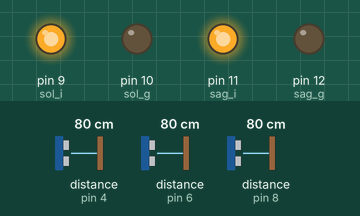
This sketch was run on a simulated Arduino Uno, built with avr-gcc and run on an emulated ATmega328P. On the bench: output pins drawn as LEDs (lit = HIGH). Wiring (inferred from the names in the program): 3 × ultrasonic range finder: trigger pin 3, echo pin 4 / trigger pin 5, echo pin 6 / trigger pin 7, echo pin 8. The inputs (shaded band) are chosen by the test bench; at power-on: distance to the obstacle (sensors on pin 4, pin 8, pin 6) 80 cm. The echo pulse lasts 58.3 µs per cm; pins used as bus, display or sensor lines are not drawn.

Above: at 1.2 s.
1.3 s: distance to the obstacle (sensor on pin 4) set to 26 cm
2.8 s: distance to the obstacle (sensor on pin 4) set to 20 cm
At 3.6 s:
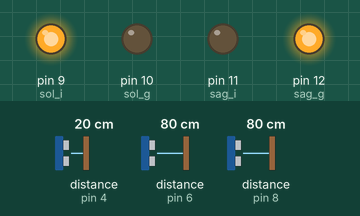
4.3 s: distance to the obstacle (sensor on pin 4) set to 35 cm
At 4.9 s:
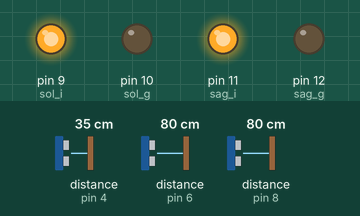
5.8 s: distance to the obstacle (sensor on pin 8) set to 24 cm
7.3 s: distance to the obstacle (sensor on pin 8) set to 20 cm
At 7.7 s:
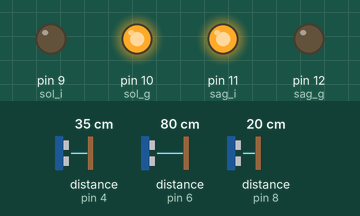
8.8 s: distance to the obstacle (sensor on pin 8) set to 35 cm
At 10.1 s:
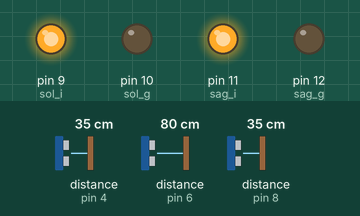
Timing chart, 0 to 11.3 s (numbered marks = the images above; inputs shaded):
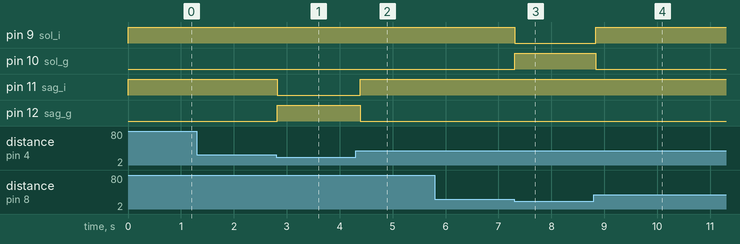

The sketch:

Vacum_Final.ino
```cpp
// Made By Berat Dikmen
const int trigger_pin_sol= 3;
const int echo_pin_sol=4;
const int trigger_pin_sag=7;
const int echo_pin_sag=8;
const int trigger_pin_on=5;
const int echo_pin_on=6;


int sol_motor=0;
int sag_motor=1;

const int sol_i = 9; // motor sürücü pinleri
const int sol_g = 10;
const int sag_i = 11;
const int sag_g = 12;
long sure_sol;
long sure_on;
long sure_sag;

int mesafe_sol; //sensörlerin algıladığı mesafeler
int mesafe_sag;
int mesafe_on;

void sol_mesafe(){
  digitalWrite(trigger_pin_sol, LOW); //sensör pasif hale getirildi
  delayMicroseconds(5);
  digitalWrite(trigger_pin_sol, HIGH); //Sensore ses dalgasının üretmesi için emir verildi
  delayMicroseconds(10);
  digitalWrite(trigger_pin_sol, LOW); //Yeni dalgaların üretilmemesi için trig pini LOW konumuna getirildi
  sure_sol=pulseIn(echo_pin_sol,HIGH);
  mesafe_sol=sure_sol/29.1/2;
}
void sag_mesafe(){
  digitalWrite(trigger_pin_sag, LOW); //sensör pasif hale getirildi
  delayMicroseconds(5);
  digitalWrite(trigger_pin_sag, HIGH); //Sensore ses dalgasının üretmesi için emir verildi
  delayMicroseconds(10);
  digitalWrite(trigger_pin_sag, LOW); //Yeni dalgaların üretilmemesi için trig pini LOW konumuna getirildi
  sure_sag=pulseIn(echo_pin_sag,HIGH);
  mesafe_sag=sure_sag/29.1/2;
}
void on_mesafe(){
  digitalWrite(trigger_pin_on, LOW); //sensör pasif hale getirildi
  delayMicroseconds(5);
  digitalWrite(trigger_pin_on, HIGH); //Sensore ses dalgasının üretmesi için emir verildi
  delayMicroseconds(10);
  digitalWrite(trigger_pin_on, LOW); //Yeni dalgaların üretilmemesi için trig pini LOW konumuna getirildi
  sure_on=pulseIn(echo_pin_on,HIGH);
  mesafe_on=sure_on/29.1/2;
}
void sola_don(){
     digitalWrite(sol_i ,  LOW);//sola dön
     digitalWrite(sol_g , HIGH);
     analogWrite(sol_motor,150);
     digitalWrite(sag_i , HIGH);
     digitalWrite(sag_g , LOW);
     analogWrite(sag_motor,150);
}

void saga_don(){
     digitalWrite(sol_i ,  HIGH);//sağa dön
     digitalWrite(sol_g , LOW);
     analogWrite(sol_motor,150);
     digitalWrite(sag_i , LOW);
     digitalWrite(sag_g , HIGH);
     analogWrite(sag_motor,150);

}
void geri(){
     digitalWrite(sol_i ,  LOW);
     digitalWrite(sol_g , HIGH);
     analogWrite(sol_motor,100 );
     digitalWrite(sag_i ,  LOW);
     digitalWrite(sag_g , HIGH);
     analogWrite(sag_motor,100);

}
void ileri(){
     digitalWrite(sol_i ,  HIGH);
     digitalWrite(sol_g , LOW);
     analogWrite(sol_motor,150);
     digitalWrite(sag_i ,  HIGH);
     digitalWrite(sag_g , LOW);
     analogWrite(sag_motor,150);
}

void setup() {
  Serial.begin(9600);
  pinMode(trigger_pin_sol,OUTPUT);
  pinMode(trigger_pin_sag,OUTPUT);
  pinMode(trigger_pin_on,OUTPUT);
  pinMode(echo_pin_on,INPUT);
  pinMode(echo_pin_sag,INPUT);
  pinMode(echo_pin_sol,INPUT);
  pinMode(sol_motor,OUTPUT);
  pinMode(sag_motor,OUTPUT);
  pinMode(sol_i,OUTPUT);
  pinMode(sol_g,OUTPUT);
  pinMode(sag_i,OUTPUT);
  pinMode(sag_g,OUTPUT);
  ileri();
}

void loop() {
  sol_mesafe();
  sag_mesafe();
  on_mesafe();


  if ( mesafe_on < 25 && mesafe_sag  <25 && mesafe_sol <25) // obstacle infront of all 3 sides
{
geri (); //then reverse
delay(100);
}
else if (mesafe_on <22 && mesafe_sag  <22 && mesafe_sol >22) // obstacle on right and front sides
{
sola_don (); // turn left side
delay(100);
}
else if ( mesafe_on < 22 && mesafe_sag >22 && mesafe_sol <22) // obstacle on left and front sides
{
saga_don ();
delay(100);
}
else if ( mesafe_on < 22 && mesafe_sag  >22 && mesafe_sol >22) // obstacle on front sides
{
saga_don ();
delay(100);
}
else if ( mesafe_on > 22 && mesafe_sag  >22 && mesafe_sol <22) // obstacle on left sides
{
saga_don ();
// then turn right and then forward
delay(100);
}
else if ( mesafe_on > 22 && mesafe_sag  <22 && mesafe_sol >22) // obstacle on right sides
{
sola_don ();
delay(100);
}
 else{
    ileri();
  }

}
```

Measured:
- the behaviour switches between 23 and 22 cm on distance to the obstacle (sensor on pin 4) (found by bisection; images 0 and 1)
- the behaviour switches between 23 and 22 cm on distance to the obstacle (sensor on pin 8) (found by bisection; images 2 and 3)
- after the input at 1.3 s, every drawn part: stays the same
- after the input at 2.8 s, pin 11 (sag_i): HIGH → LOW at once; pin 12 (sag_g): LOW → HIGH at once
- after the input at 4.3 s, pin 11 (sag_i): LOW → HIGH after 0.09 s; pin 12 (sag_g): HIGH → LOW after 0.09 s
- after the input at 5.8 s, every drawn part: stays the same
- after the input at 7.3 s, pin 9 (sol_i): HIGH → LOW at once; pin 10 (sol_g): LOW → HIGH at once
- after the input at 8.8 s, pin 9 (sol_i): LOW → HIGH at once; pin 10 (sol_g): HIGH → LOW at once
